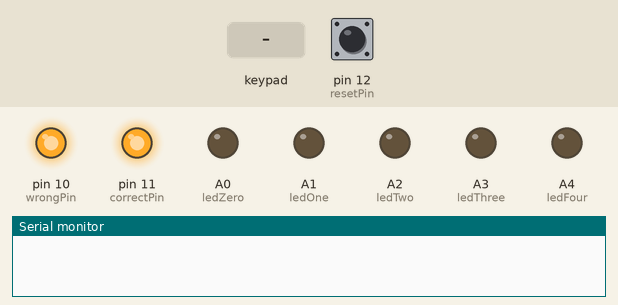
Recording of a sketch running on a simulated Arduino Uno, built with avr-gcc and run on an emulated ATmega328P. On the bench: output pins drawn as LEDs (lit = HIGH), the last lines printed to the serial monitor. Dashed ring = blinking. The test bench sets the inputs (shaded band); at power-on: pin 12 (resetPin) HIGH.

Above: at 1.2 s.
1.3 s: keypad keys 9 8 7 6 pressed 0.4 s apart
At 2.3 s:
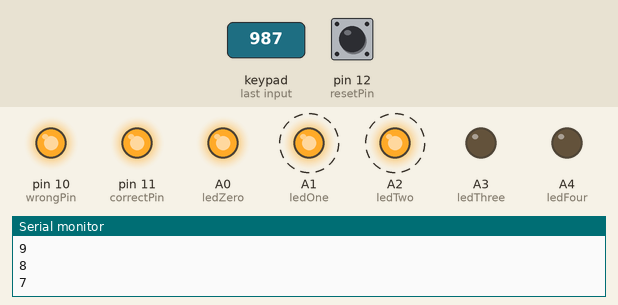
4.4 s: key '*' pressed
At 5.3 s:
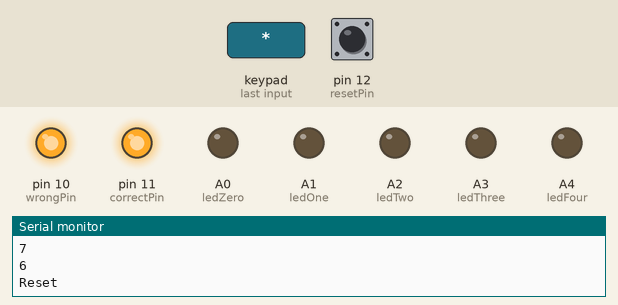
5.9 s: key '1' pressed
At 6.4 s:
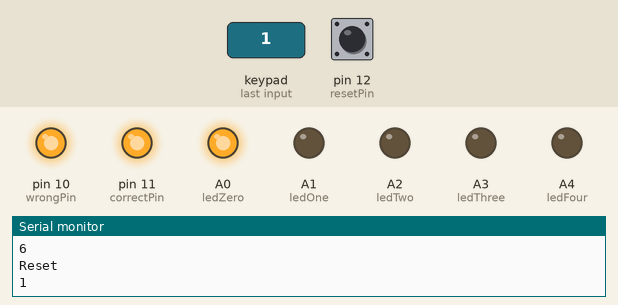
7.4 s: key '2' pressed
At 7.8 s:
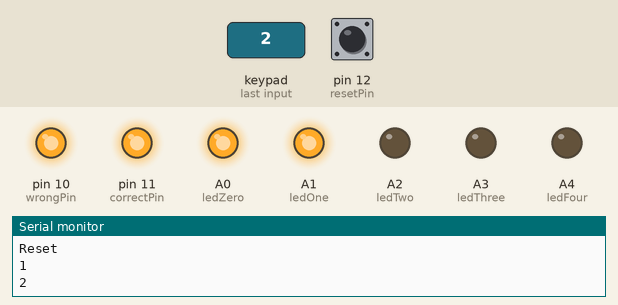
8.9 s: keypad keys 9 8 7 6 # pressed 0.4 s apart
At 10.35 s:
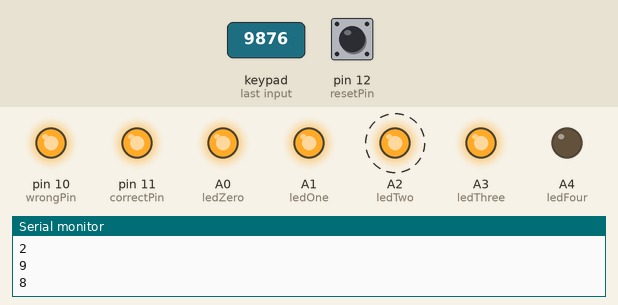
Timing chart, 0 to 12.0 s (numbered marks = the images above; inputs shaded):
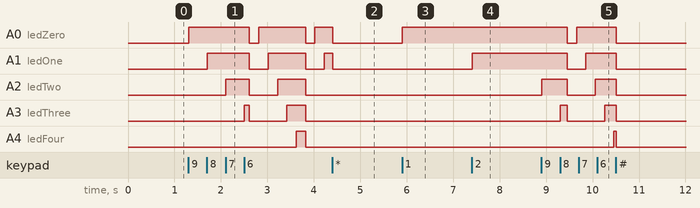

The sketch:

KeypadPuzzle.ino
```cpp
#include <Keypad.h>

const int ledZero = A0;
const int ledOne = A1;
const int ledTwo = A2;
const int ledThree = A3;
const int ledFour = A4;

//Pull these pins low when we want to talk to the ESP to tell it there was a wrong/right combo.
const int wrongPin = 10;
const int correctPin = 11;
const int resetPin = 12;

int resetVal = HIGH;
bool resetTracker = false;

#define numLEDS 4
int ledPins [numLEDS] = {ledZero, ledOne, ledTwo, ledThree};

const byte ROWS = 4;
const byte COLS = 4;
char previousKey = ' ';
int charsEntered = 0;
char combo [numLEDS] = {' ', ' ', ' ', ' '};


#define numCombos 10
// These are the combos that are correct!
char successfulCombos[numCombos][numLEDS] = {
  {'1', '2', '3', '4'},
  {'2', '3', '9', '2'},
  {'7', '3', '9', '5'},
  {'6', '5', '3', '0'},
  {'7', '2', '1', '0'},
  {'4', '6', '8', '4'},
  {'3', '5', '1', '4'},
  {'1', '0', '7', '1'},
  {'7', '6', '2', '4'},
  {'1', '8', '5', '0'},
};

char successfulCombosCOPY[numCombos][numLEDS] = {
  {'1', '2', '3', '4'},
  {'2', '3', '9', '2'},
  {'7', '3', '9', '5'},
  {'6', '5', '3', '0'},
  {'7', '2', '1', '0'},
  {'4', '6', '8', '4'},
  {'3', '5', '1', '4'},
  {'1', '0', '7', '1'},
  {'7', '6', '2', '4'},
  {'1', '8', '5', '0'},
};

// ---- GENERAL SECTION ----
unsigned long currentTime = millis();
unsigned long previousTime = 0;
const long TickDelayTime = 200;
int ledStep = 0;

// This is the layout of the pad
char hexaKeys[ROWS][COLS] = {
  {'A', '1', '2', '3'},
  {'B', '4', '5', '6'},
  {'C', '7', '8', '9'},
  {'D', '*', '0', '#'}
};

byte rowPins[ROWS] = {9, 8, 7, 6};
byte colPins[COLS] = {5, 4, 3, 2};

Keypad customKeypad = Keypad(makeKeymap(hexaKeys), rowPins, colPins, ROWS, COLS);

void setup(){
  Serial.begin(9600);

  pinMode(ledZero, OUTPUT);
  pinMode(ledOne, OUTPUT);
  pinMode(ledTwo, OUTPUT);
  pinMode(ledThree, OUTPUT);
  pinMode(ledFour, OUTPUT);

  pinMode(wrongPin, OUTPUT);
  digitalWrite(wrongPin, HIGH);
  pinMode(correctPin, OUTPUT);
  digitalWrite(correctPin, HIGH);
  pinMode(resetPin, INPUT_PULLUP);
}

void loop(){
  char customKey = customKeypad.getKey();

  if (customKey){
    handlePressLogic(customKey);
  }

  resetVal = digitalRead(resetPin);
  if(resetVal == LOW && resetTracker == false){
    int l = 0;
    int k = 0;
    for(l = 0; l < numCombos; l++){
      for(k = 0; k < numLEDS; k++){
        successfulCombos[l][k] = successfulCombosCOPY[l][k];
      }
    }

    resetTracker = true;
  }
  else{
    resetTracker == false;
  }

  //This is just for ticking
  if ((millis() - previousTime) > TickDelayTime)
  {
    previousTime = millis();

    if(charsEntered == numLEDS){
      loadToFull();
    }
  }
}

void handlePressLogic(char pressedKey){
  if(pressedKey != previousKey){
    //Now we handle the combination logic stuff
    //* means reset
    if(pressedKey == '*'){
      Serial.println("Reset");
      reset();
    }
    //# means submit
    else if(pressedKey == '#' && charsEntered == numLEDS){
      Serial.println("Send data");
      bool success = checkCombo();
      if(success == true){
        Serial.println("YAY");
        digitalWrite(correctPin, LOW);
        // Help with signal debouncing
        delay(5);
        digitalWrite(correctPin, HIGH);
      }
      else{
        Serial.println("WRONG");
        digitalWrite(wrongPin, LOW);
        // Help with signal debouncing
        delay(5);
        digitalWrite(wrongPin, HIGH);
      }
      reset();
    }
    else if(charsEntered < numLEDS){
      Serial.println(pressedKey);
      previousKey = pressedKey;
      combo[charsEntered] = pressedKey;
      turnLEDOn(ledPins[charsEntered]);
      charsEntered++;
    }
  }
}

// HELPER METHODS
bool checkCombo(){
  Serial.println("COMBO CHECKING");
  bool success = false;
  int i = 0;
  int j = 0;
  int p = 0;
  int successCount = 0;

  //Display combo
  // Serial.print("COMBO: ");
  // for(p = 0; p < numLEDS; p++){
  //   Serial.print(combo[p]);
  // }

  for (i = 0; i < numCombos; i++){
    successCount = 0;
    for(j = 0; j < numLEDS; j++){
      // Serial.print("Comparing: ");
      // Serial.print(successfulCombos[i][j]);
      // Serial.print(" - ");
      // Serial.print(combo[j]);
      if(successfulCombos[i][j] == combo[j]){
        successCount++;
        if(successCount == numLEDS){
          success = true;
          successfulCombos[i][j] = 'u';
        }
        continue;
      }

      break;
    }
    if(success == true){
      break;
    }

  }

  return success;
}

void reset(){
  for(int i = 0; i < numLEDS; i++){
    combo[i] = ' ';
  }
  charsEntered = 0;
  ledStep = 0;
  resetLEDS();
}

// ---- LED PATTERN HELPERS ----
void successCombo(){
}

void failCombo(){

}

void resetLEDS(){
  digitalWrite(ledZero, LOW);
  digitalWrite(ledOne, LOW);
  digitalWrite(ledTwo, LOW);
  digitalWrite(ledThree, LOW);
  digitalWrite(ledFour, LOW);
}

void turnLEDOn(int pinNum){
  digitalWrite(pinNum, HIGH);
}

void allOn(){
  digitalWrite(ledZero, HIGH);
  digitalWrite(ledOne, HIGH);
  digitalWrite(ledTwo, HIGH);
  digitalWrite(ledThree, HIGH);
  digitalWrite(ledFour, HIGH);
}

void loadToFull(){
  switch(ledStep){
    case 0:
      resetLEDS();
      ledStep = 1;
      break;
    case 1:
      digitalWrite(ledZero, HIGH);
      ledStep = 2;
      break;
    case 2:
      digitalWrite(ledOne, HIGH);
      ledStep = 3;
      break;
    case 3:
      digitalWrite(ledTwo, HIGH);
      ledStep = 4;
      break;
    case 4:
      digitalWrite(ledThree, HIGH);
      ledStep = 5;
      break;
    case 5:
      digitalWrite(ledFour, HIGH);
      ledStep = 0;
      break;
    default:
      resetLEDS();
      ledStep = 0;
      break;
  }
}

void passTheLight(){
  switch (ledStep) {
    case 0:
      digitalWrite(ledFour, LOW);
      digitalWrite(ledZero, HIGH);
      ledStep = 1;
      break;
    case 1:
      digitalWrite(ledZero, LOW);
      digitalWrite(ledOne, HIGH);
      ledStep = 2;
      break;
    case 2:
      digitalWrite(ledOne, LOW);
      digitalWrite(ledTwo, HIGH);
      ledStep = 3;
      break;
    case 3:
      digitalWrite(ledTwo, LOW);
      digitalWrite(ledThree, HIGH);
      ledStep = 4;
      break;
    case 4:
      digitalWrite(ledThree, LOW);
      digitalWrite(ledFour, HIGH);
      ledStep = 0;
      break;
    // case 5:
    //   digitalWrite(ledFour, LOW);
    //   digitalWrite(ledZero, HIGH);
    //   ledStep = 0;
    //   break;
    default:
      resetLEDS();
      ledStep = 0;
      break;
  }
}
```

Measured:
- after the input at 1.3 s, A0 (ledZero): goes HIGH 1.3 s, LOW 0.20 s, HIGH 1.0 s, LOW 0.20 s, then HIGH, starting at once; A1 (ledOne): alternates HIGH for 0.85 s and LOW for 0.40 s, starting after 0.41 s
- after the input at 4.4 s, A2 (ledTwo): stays LOW (without the input it goes to HIGH after 0.03 s); A3 (ledThree): stays LOW (without the input it goes to HIGH after 0.23 s); A4 (ledFour): stays LOW (without the input it goes to HIGH after 0.43 s)
- after the input at 5.9 s, A0 (ledZero): LOW → HIGH at once
- after the input at 7.4 s, A1 (ledOne): LOW → HIGH at once
- after the input at 8.9 s, A0 (ledZero): HIGH → LOW after 0.55 s, → HIGH 0.20 s later, → LOW 0.86 s later; A1 (ledOne): HIGH → LOW after 0.55 s, → HIGH 0.40 s later, → LOW 0.66 s later
